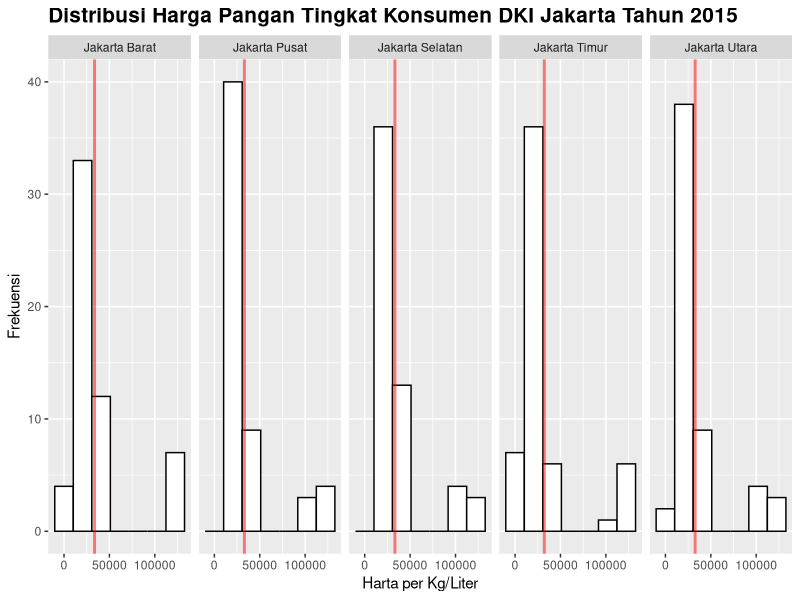
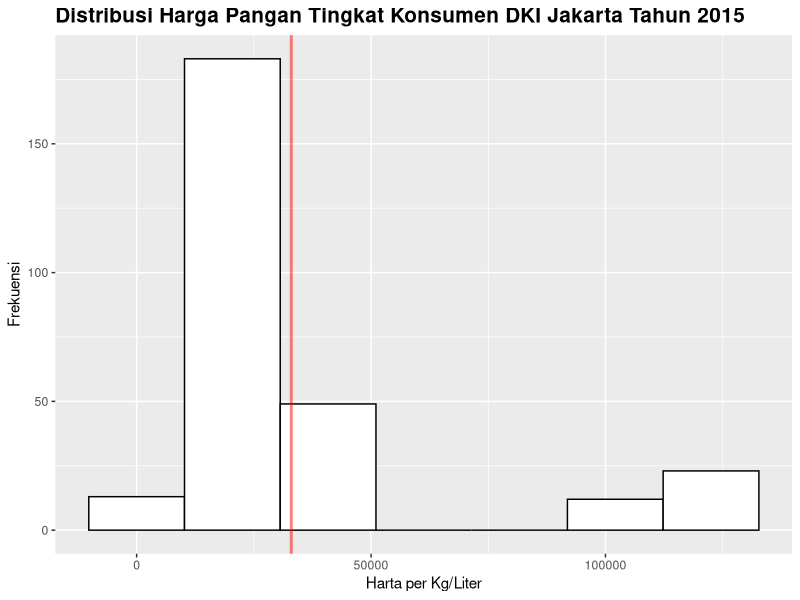
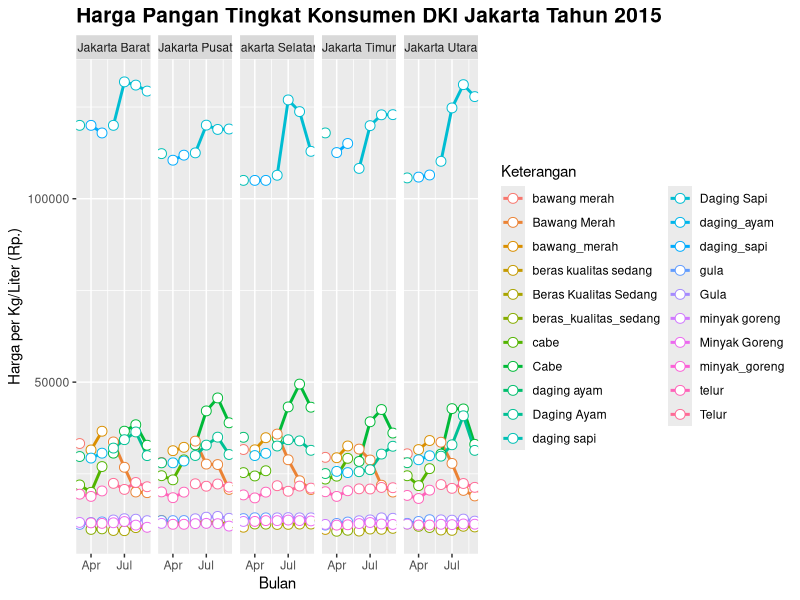

Generate these figures, in order, with R:
## dc23_data_harga_komoditas
## R13_PANGAN_harga_pangan_tingkat_konsumen_maret_2015.csv
## R13_PANGAN_harga_pangan_tingkat_konsumen_april_2015.csv
## R13_PANGAN_harga_pangan_tingkat_konsumen_mei_2015.csv
## R13_PANGAN_harga_pangan_tingkat_konsumen_juni_2015.csv
## R13_PANGAN_harga_pangan_tingkat_konsumen_juli_2015.csv
## R13_PANGAN_harga_pangan_tingkat_konsumen_agustus_2015.csv
## R13_PANGAN_harga_pangan_tingkat_konsumen_september_2015.csv

getwd()
setwd('~/Workspaces/r-ta-analysys')
rm(list=ls())
library(ggplot2)
library(dplyr)

# remove scientific numeric
options(scipen=999)

# load data.frame
df3 <- read.csv(file.path('rawdata/dc23_data_harga_komoditas/R13_PANGAN_harga_pangan_tingkat_konsumen_maret_2015.csv'),
                stringsAsFactors = FALSE)
df3$Bulan <- as.Date('2015/3/1')
  
df4 <- read.csv(file.path('rawdata/dc23_data_harga_komoditas/R13_PANGAN_harga_pangan_tingkat_konsumen_april_2015.csv'),
                stringsAsFactors = FALSE)
df4$Bulan <- as.Date('2015/4/1')

df5 <- read.csv(file.path('rawdata/dc23_data_harga_komoditas/R13_PANGAN_harga_pangan_tingkat_konsumen_mei_2015.csv'),
                stringsAsFactors = FALSE)
df5$Bulan <- as.Date('2015/5/1')

df6 <- read.csv(file.path('rawdata/dc23_data_harga_komoditas/R13_PANGAN_harga_pangan_tingkat_konsumen_juni_2015.csv'),
                stringsAsFactors = FALSE)
df6$Bulan <- as.Date('2015/6/1')

df7 <- read.csv(file.path('rawdata/dc23_data_harga_komoditas/R13_PANGAN_harga_pangan_tingkat_konsumen_juli_2015.csv'),
                stringsAsFactors = FALSE)
df7$Bulan <- as.Date('2015/7/1')

df8 <- read.csv(file.path('rawdata/dc23_data_harga_komoditas/R13_PANGAN_harga_pangan_tingkat_konsumen_agustus_2015.csv'),
                stringsAsFactors = FALSE)
df8$Bulan <- as.Date('2015/8/1')

df9 <- read.csv(file.path('rawdata/dc23_data_harga_komoditas/R13_PANGAN_harga_pangan_tingkat_konsumen_september_2015.csv'),
                stringsAsFactors = FALSE)
df9$Bulan <- as.Date('2015/9/1')

## bind data
df <- rbind(df3,df4,df5,df6,df7,df8,df9)

## clean data
df$wilayah <- as.factor(df$wilayah)
df$komoditi <- as.factor(df$komoditi)
df$satuan <- as.factor(df$satuan)
df$harga_per_satuan <- as.numeric(df$harga_per_satuan)

names(df) <- c('Wilayah','Komoditi','Harga','Satuan','Tanggal')

## Data Visualization
df$Bulan <- as.factor(paste0(format(df$Tanggal,'%m')))

## Distribution
data_vlines <- data.frame(Wilayah=levels(df$Wilayah),
                         Harga=c(mean(filter(df, Wilayah == 'Jakarta Barat')$Harga),
                                 mean(filter(df, Wilayah == 'Jakarta Pusat')$Harga),
                                 mean(filter(df, Wilayah == 'Jakarta Selatan')$Harga),
                                 mean(filter(df, Wilayah == 'Jakarta Timur')$Harga),
                                 mean(filter(df, Wilayah == 'Jakarta Utara')$Harga)))

dist_ <- ggplot(df, aes(x=Harga)) +
  geom_histogram(bins=nclass.scott(df$Harga),
                 color='black',
                 fill='white') +
  ggtitle('Distribusi Harga Pangan Tingkat Konsumen DKI Jakarta Tahun 2015') +
  theme(plot.title=element_text(face='bold', size=15)) +
  labs(x='Harta per Kg/Liter',
       y='Frekuensi') +
  geom_vline(data=data_vlines,
             aes(xintercept=Harga),
             color='red',
             size=1,
             alpha=.5) +
  facet_grid(. ~ Wilayah)
dist_

distAll_ <- ggplot(df, aes(x=Harga)) +
  geom_histogram(bins=nclass.scott(df$Harga),
                 color='black',
                 fill='white') +
  ggtitle('Distribusi Harga Pangan Tingkat Konsumen DKI Jakarta Tahun 2015') +
  theme(plot.title=element_text(face='bold', size=15)) +
  labs(x='Harta per Kg/Liter',
       y='Frekuensi') +
  geom_vline(data=data_vlines,
             xintercept=mean(df$Harga),
             color='red',
             size=1,
             alpha=.5)
distAll_

# Line chart
line_ <- ggplot(df, aes(x=Tanggal, y=Harga)) +
  geom_line(aes(color=Komoditi),size=1) +
  geom_point(aes(color=Komoditi),
             size=3,
             shape=21,
             fill='white') +
  labs(color='Keterangan',
       x='Bulan',
       y='Harga per Kg/Liter (Rp.)') +
  ggtitle('Harga Pangan Tingkat Konsumen DKI Jakarta Tahun 2015') +
  theme(plot.title=element_text(face="bold", size=15)) +
  facet_grid(. ~ Wilayah)
line_